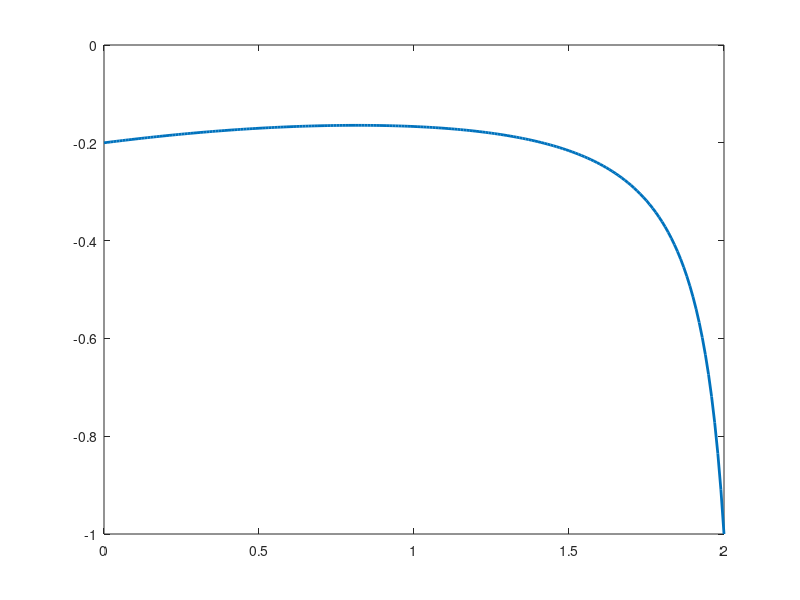

Source code (MATLAB): (Note: this script raises an error after producing the figure.)
clear
clc
% Example script 1 for numerical integration
%Function : 
%               f(x)=1/(x^3-2x-c)
%               c is a parameter

%% plotting the function
x = [0:0.01:2];
c = 5;
fx = 1./(x.^3-2*x-c);
plot(x,fx,'LineWidth',2)
ax = gca;
ax.FontSize = 14;
xlabel('x','FontSize',16);
xlabel('f(x)','FontSize',16);

%% Method 1 : using integral
fun = @(x,c) 1./(x.^3-2*x-c);
integ1 = integral(@(x) fun(x,5),0,2)

%% Method 2 : Trapezoidal Integration
integ2 = trapz(x,fx)